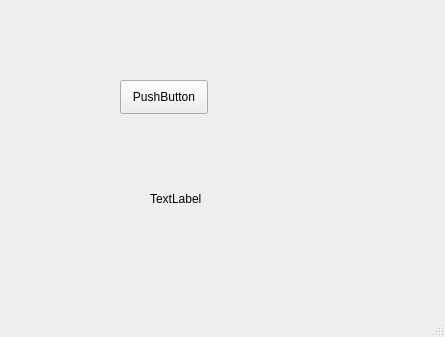
<?xml version="1.0" encoding="UTF-8"?>
<ui version="4.0">
 <class>MainWindow</class>
 <widget class="QMainWindow" name="MainWindow">
  <property name="geometry">
   <rect>
    <x>0</x>
    <y>0</y>
    <width>445</width>
    <height>337</height>
   </rect>
  </property>
  <property name="minimumSize">
   <size>
    <width>445</width>
    <height>337</height>
   </size>
  </property>
  <property name="maximumSize">
   <size>
    <width>445</width>
    <height>337</height>
   </size>
  </property>
  <property name="windowTitle">
   <string>MainWindow</string>
  </property>
  <widget class="QWidget" name="centralwidget">
   <widget class="QPushButton" name="e_bt">
    <property name="geometry">
     <rect>
      <x>120</x>
      <y>80</y>
      <width>88</width>
      <height>34</height>
     </rect>
    </property>
    <property name="text">
     <string>PushButton</string>
    </property>
   </widget>
   <widget class="QLabel" name="e_label">
    <property name="geometry">
     <rect>
      <x>150</x>
      <y>190</y>
      <width>58</width>
      <height>18</height>
     </rect>
    </property>
    <property name="text">
     <string>TextLabel</string>
    </property>
   </widget>
  </widget>
  <widget class="QStatusBar" name="statusbar"/>
 </widget>
 <resources/>
 <connections/>
</ui>
